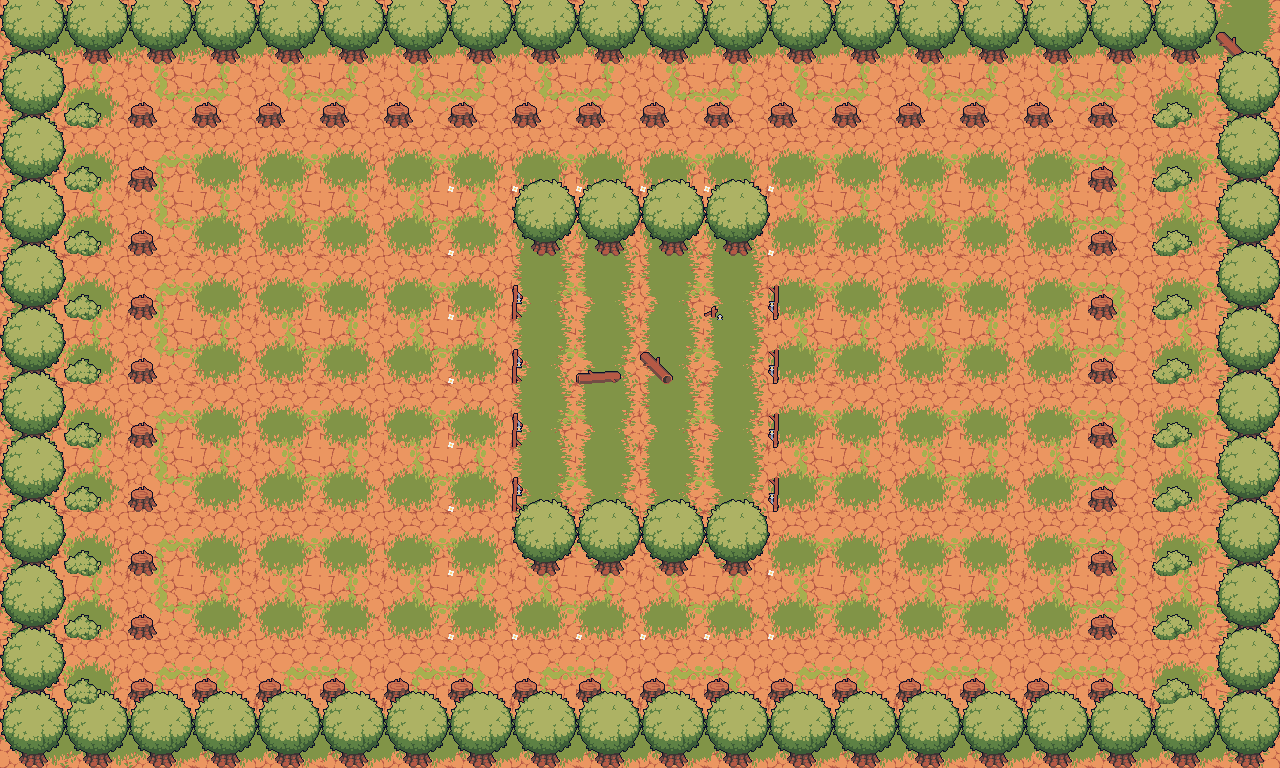

Rendered tile map (Tiled .tmx) drawn with the repository's tilesets; below, a short description and the map source with its tile grids summarised:
An orthogonal 20x12 tile map with 64x64 px tiles, 5 tile layers (Ground, Shadow, Decor, Flower, ...), 5 tilesets and 10 objects.

<map version="1.10" tiledversion="1.11.2" orientation="orthogonal" renderorder="right-down" width="20" height="12" tilewidth="64" tileheight="64" infinite="0" nextlayerid="8" nextobjectid="13">
 <editorsettings>
  <export target="room1.lua" format="lua" />
 </editorsettings>
 <tileset firstgid="1" name="FieldsTileSet" tilewidth="64" tileheight="64" tilecount="16" columns="4">
  <image source="craftpix-free-fields-tileset/1 Tiles/FieldsTileset.png" width="256" height="256" />
 </tileset>
 <tileset firstgid="17" name="Shadow" tilewidth="95" tileheight="62" tilecount="6" columns="0">
  <grid orientation="orthogonal" width="1" height="1" />
  <tile id="0">
   <image source="craftpix-free-fields-tileset/2 Objects/1 Shadow/1.png" width="20" height="21" />
  </tile>
  <tile id="1">
   <image source="craftpix-free-fields-tileset/2 Objects/1 Shadow/2.png" width="29" height="25" />
  </tile>
  <tile id="2">
   <image source="craftpix-free-fields-tileset/2 Objects/1 Shadow/3.png" width="30" height="26" />
  </tile>
  <tile id="3">
   <image source="craftpix-free-fields-tileset/2 Objects/1 Shadow/4.png" width="44" height="37" />
  </tile>
  <tile id="4">
   <image source="craftpix-free-fields-tileset/2 Objects/1 Shadow/5.png" width="55" height="44" />
  </tile>
  <tile id="5">
   <image source="craftpix-free-fields-tileset/2 Objects/1 Shadow/6.png" width="95" height="62" />
  </tile>
 </tileset>
 <tileset firstgid="23" name="Decor" tilewidth="66" tileheight="77" tilecount="22" columns="0">
  <grid orientation="orthogonal" width="1" height="1" />
  <tile id="0">
   <image source="craftpix-free-fields-tileset/2 Objects/7 Decor/Box1.png" width="17" height="16" />
  </tile>
  <tile id="1">
   <image source="craftpix-free-fields-tileset/2 Objects/7 Decor/Box2.png" width="18" height="18" />
  </tile>
  <tile id="2">
   <image source="craftpix-free-fields-tileset/2 Objects/7 Decor/Box3.png" width="19" height="18" />
  </tile>
  <tile id="3">
   <image source="craftpix-free-fields-tileset/2 Objects/7 Decor/Box4.png" width="14" height="16" />
  </tile>
  <tile id="4">
   <image source="craftpix-free-fields-tileset/2 Objects/7 Decor/Dirt1.png" width="10" height="10" />
  </tile>
  <tile id="5">
   <image source="craftpix-free-fields-tileset/2 Objects/7 Decor/Dirt2.png" width="16" height="14" />
  </tile>
  <tile id="6">
   <image source="craftpix-free-fields-tileset/2 Objects/7 Decor/Dirt3.png" width="8" height="9" />
  </tile>
  <tile id="7">
   <image source="craftpix-free-fields-tileset/2 Objects/7 Decor/Dirt4.png" width="9" height="6" />
  </tile>
  <tile id="8">
   <image source="craftpix-free-fields-tileset/2 Objects/7 Decor/Dirt5.png" width="8" height="7" />
  </tile>
  <tile id="9">
   <image source="craftpix-free-fields-tileset/2 Objects/7 Decor/Dirt6.png" width="15" height="14" />
  </tile>
  <tile id="10">
   <image source="craftpix-free-fields-tileset/2 Objects/7 Decor/Lamp1.png" width="20" height="35" />
  </tile>
  <tile id="11">
   <image source="craftpix-free-fields-tileset/2 Objects/7 Decor/Lamp2.png" width="11" height="35" />
  </tile>
  <tile id="12">
   <image source="craftpix-free-fields-tileset/2 Objects/7 Decor/Lamp3.png" width="13" height="35" />
  </tile>
  <tile id="13">
   <image source="craftpix-free-fields-tileset/2 Objects/7 Decor/Lamp4.png" width="27" height="17" />
  </tile>
  <tile id="14">
   <image source="craftpix-free-fields-tileset/2 Objects/7 Decor/Lamp5.png" width="19" height="14" />
  </tile>
  <tile id="15">
   <image source="craftpix-free-fields-tileset/2 Objects/7 Decor/Lamp6.png" width="16" height="22" />
  </tile>
  <tile id="16">
   <image source="craftpix-free-fields-tileset/2 Objects/7 Decor/Log1.png" width="34" height="21" />
  </tile>
  <tile id="17">
   <image source="craftpix-free-fields-tileset/2 Objects/7 Decor/Log2.png" width="33" height="32" />
  </tile>
  <tile id="18">
   <image source="craftpix-free-fields-tileset/2 Objects/7 Decor/Log3.png" width="45" height="14" />
  </tile>
  <tile id="19">
   <image source="craftpix-free-fields-tileset/2 Objects/7 Decor/Log4.png" width="11" height="33" />
  </tile>
  <tile id="20">
   <image source="craftpix-free-fields-tileset/2 Objects/7 Decor/Tree1.png" width="66" height="77" />
  </tile>
  <tile id="21">
   <image source="craftpix-free-fields-tileset/2 Objects/7 Decor/Tree2.png" width="29" height="26" />
  </tile>
 </tileset>
 <tileset firstgid="45" name="Flower" tilewidth="8" tileheight="7" tilecount="12" columns="0">
  <grid orientation="orthogonal" width="1" height="1" />
  <tile id="0">
   <image source="craftpix-free-fields-tileset/2 Objects/6 Flower/1.png" width="6" height="6" />
  </tile>
  <tile id="1">
   <image source="craftpix-free-fields-tileset/2 Objects/6 Flower/2.png" width="6" height="5" />
  </tile>
  <tile id="2">
   <image source="craftpix-free-fields-tileset/2 Objects/6 Flower/3.png" width="5" height="5" />
  </tile>
  <tile id="3">
   <image source="craftpix-free-fields-tileset/2 Objects/6 Flower/4.png" width="6" height="5" />
  </tile>
  <tile id="4">
   <image source="craftpix-free-fields-tileset/2 Objects/6 Flower/5.png" width="6" height="4" />
  </tile>
  <tile id="5">
   <image source="craftpix-free-fields-tileset/2 Objects/6 Flower/6.png" width="6" height="5" />
  </tile>
  <tile id="6">
   <image source="craftpix-free-fields-tileset/2 Objects/6 Flower/7.png" width="8" height="6" />
  </tile>
  <tile id="7">
   <image source="craftpix-free-fields-tileset/2 Objects/6 Flower/8.png" width="7" height="6" />
  </tile>
  <tile id="8">
   <image source="craftpix-free-fields-tileset/2 Objects/6 Flower/9.png" width="8" height="7" />
  </tile>
  <tile id="9">
   <image source="craftpix-free-fields-tileset/2 Objects/6 Flower/10.png" width="6" height="4" />
  </tile>
  <tile id="10">
   <image source="craftpix-free-fields-tileset/2 Objects/6 Flower/11.png" width="6" height="5" />
  </tile>
  <tile id="11">
   <image source="craftpix-free-fields-tileset/2 Objects/6 Flower/12.png" width="8" height="7" />
  </tile>
 </tileset>
 <tileset firstgid="57" name="Bush" tilewidth="41" tileheight="26" tilecount="6" columns="0">
  <grid orientation="orthogonal" width="1" height="1" />
  <tile id="0">
   <image source="craftpix-free-fields-tileset/2 Objects/9 Bush/1.png" width="26" height="23" />
  </tile>
  <tile id="1">
   <image source="craftpix-free-fields-tileset/2 Objects/9 Bush/2.png" width="37" height="26" />
  </tile>
  <tile id="2">
   <image source="craftpix-free-fields-tileset/2 Objects/9 Bush/3.png" width="33" height="22" />
  </tile>
  <tile id="3">
   <image source="craftpix-free-fields-tileset/2 Objects/9 Bush/4.png" width="39" height="25" />
  </tile>
  <tile id="4">
   <image source="craftpix-free-fields-tileset/2 Objects/9 Bush/5.png" width="41" height="25" />
  </tile>
  <tile id="5">
   <image source="craftpix-free-fields-tileset/2 Objects/9 Bush/6.png" width="40" height="26" />
  </tile>
 </tileset>
 <objectgroup id="6" name="Walls" locked="1">
  <object id="1" x="0" y="0" width="1280" height="64" />
  <object id="2" x="512" y="192" width="256" height="64" />
  </objectgroup>
 <objectgroup id="7" name="EnemySpawns">
  <!-- 4 objects omitted --></objectgroup>
 <layer id="1" name="Ground" width="20" height="12" locked="1">
  <data>[240 cells, 240 non-empty, 1 distinct tile ids]</data>
 </layer>
 <layer id="2" name="Shadow" width="20" height="12" locked="1">
  <data>[240 cells, 192 non-empty, 2 distinct tile ids]</data>
 </layer>
 <layer id="3" name="Decor" width="20" height="12" locked="1">
  <data>[240 cells, 127 non-empty, 6 distinct tile ids]</data>
 </layer>
 <layer id="4" name="Flower" width="20" height="12" locked="1">
  <data>[240 cells, 20 non-empty, 1 distinct tile ids]</data>
 </layer>
 <layer id="5" name="Bush" width="20" height="12" locked="1">
  <data>[240 cells, 20 non-empty, 2 distinct tile ids]</data>
 </layer>
</map>
<!-- 8 of 10 objects omitted -->
